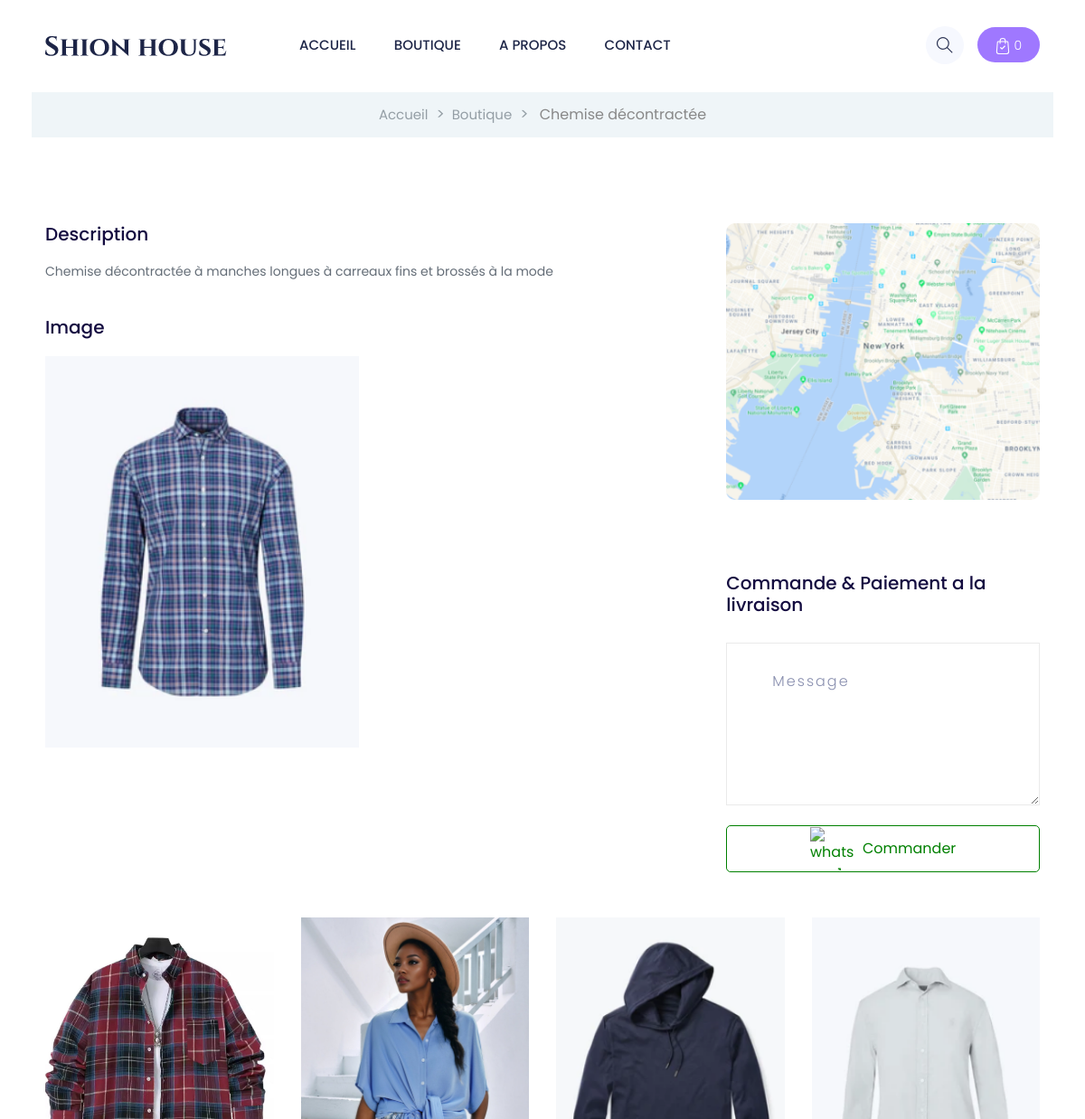
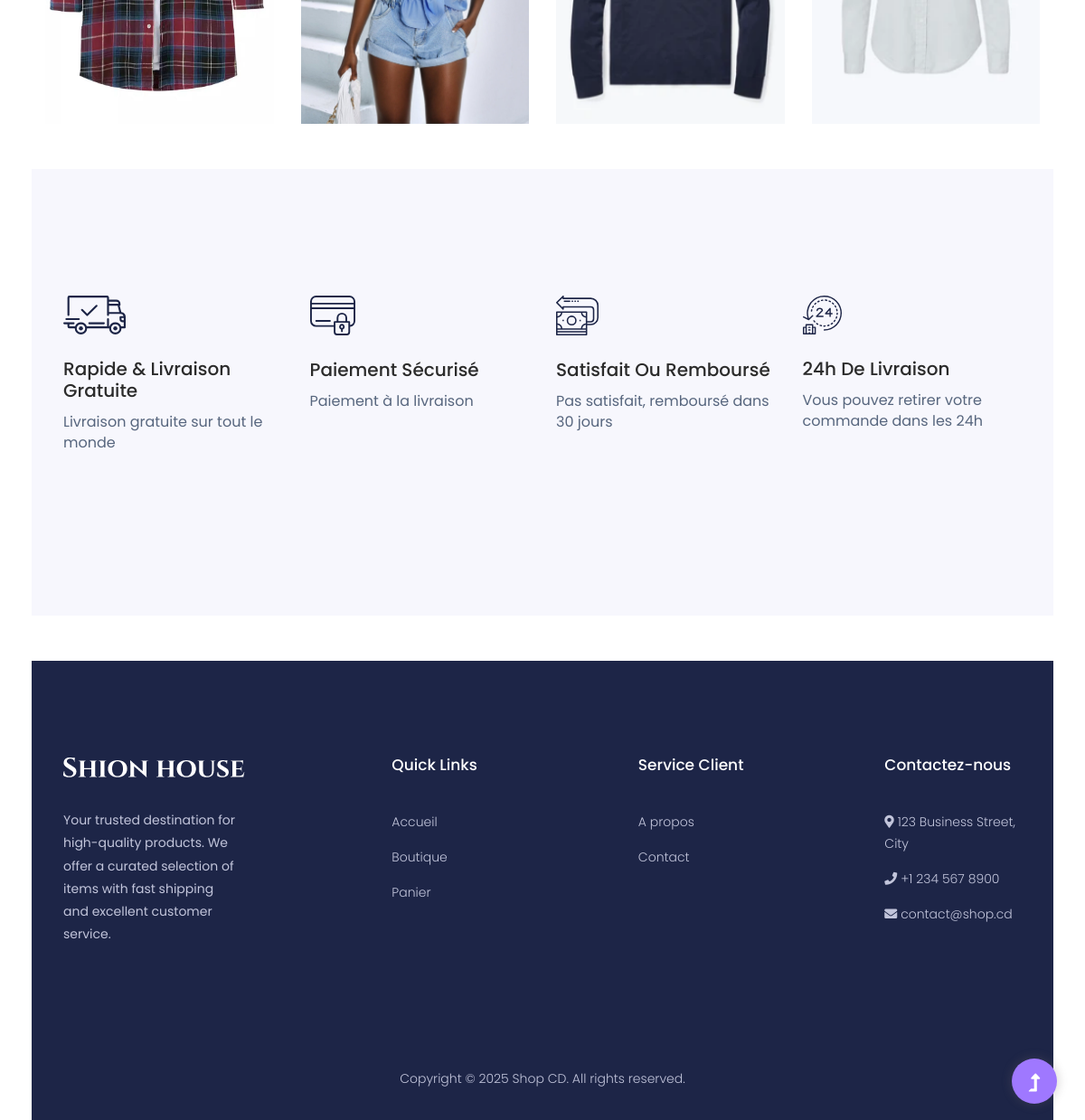
Screenshot of /shop/product/3/ with the database file from the repository (2 pictures, top to bottom).
### shop/models.py (models this page shows, shortened)
class Product(models.Model):
    name = models.CharField(max_length=100)
    price = models.IntegerField(validators=[
        MinValueValidator(100)
    ])
    image = models.ImageField(upload_to='mediafiles/', null=True)
    rate = models.IntegerField(validators=[
        MaxValueValidator(5),
        MinValueValidator(1)
    ])
    description = models.TextField()
    category = models.ForeignKey(Category, on_delete=models.SET_NULL, null=True)
    created_at = models.DateTimeField(auto_now_add=True)
    updated_at = models.DateTimeField(auto_now=True)
    class Meta:
        ordering = ['-created_at']

### shop/views.py (the view)
# urls.py: path('product/<int:pk>/', views.product, name='product'),
def product(request, pk):
    cart_count = UserCart.objects.filter(user=request.user).count() if request.user.is_authenticated else 0
    product = get_object_or_404(Product, pk=pk)
    one_month_ago = timezone.now() - timedelta(days=30)
    popular_items = Product.objects.annotate(
        vote_count=Count('popularityvote',
                         filter=Q(popularityvote__created_at__gte=one_month_ago))
    ).order_by('-vote_count')[:4]
    context = {
        'cart_count': cart_count,
        'product': product,
        'popular_items': popular_items
    }
    return render(request, 'shop/product.html', context=context)

### shop/models.py (called while the page is built)
    def __str__(self):
        return self.name

### shop/templates/shop/product.html (shortened to what this page needs)
<!DOCTYPE html>
<html class="no-js" lang="fr">
  <head>
    {% include "home/styles/base.html" %}
  </head>
  <body class="full-wrapper">
    {% include "home/components/preloader.html" %}
    {% include "home/components/header.html" %}
    <main class="mb-50">
        {% include "shop/components/breadcrumbs_detail.html" with product=product %}
        {% include "shop/components/detail.html" with product=product %}
        {% include "home/components/popular_items.html" %}
        {% include "home/components/services_area.html" %}
    </main>
    {% include "home/components/footer.html" %}
  </body>
</html>

### shop/templates/shop/components/breadcrumbs_detail.html
<div class="page-notification">
    <div class="container">
      <div class="row">
        <div class="col-lg-12">
          <nav aria-label="breadcrumb">
            <ol class="breadcrumb justify-content-center">
              <li class="breadcrumb-item">
                <a href="{% url 'home:index' %}">Accueil</a>
              </li>
              <li class="breadcrumb-item"><a href="{% url 'shop:index' %}">Boutique</a></li>
              <li class="breadcrumb-item active" aria-current="page">
                {{ product.name }}
              </li>
            </ol>
          </nav>
        </div>
      </div>
    </div>
  </div>

### shop/templates/shop/components/detail.html (shortened to what this page needs)
<div class="directory-details pt-padding">
  <div class="container">
    <div class="row">
      <div class="col-lg-8">
        <div class="small-tittle mb-20">
          <h2>Description</h2>
        </div>
        <div class="directory-cap mb-40">
          <p>{{ product.description }}</p>
        </div>
        <div class="small-tittle mb-20">
          <h2>Image</h2>
        </div>
        <div class="gallery-img">
          <div class="row">
            <div class="col-lg-6">
              <img src="{{ product.image.url }}" class="mb-30" alt="" />
            </div>
          </div>
        </div>
      </div>
      <div class="col-lg-4">
        <div class="map">
          <img src="assets/img/gallery/map.png" alt="" />
        </div>
        <div class="form-wrapper pt-80">
          <div class="row">
            <div class="col-xl-12">
              <div class="small-tittle mb-30">
                <h2>Commande & Paiement a la livraison</h2>
              </div>
            </div>
          </div>
          <form id="contact-form" action=" https://api.whatsapp.com/send" method="GET" target="_blank">
            <div class="row">
              <div class="col-lg-12">
                <div class="form-box message-icon mb-15">
                  <textarea
                    name="text"
                    id="message"
                    placeholder="Message"
                  ></textarea>
                </div>
                <div class="submit-info">
                  <button type="submit" class="submit-btn" type="submit" style="display: flex; align-items: center;justify-content: center;border: 1px solid green;width: 100%;color: green;background-color: white;border-radius: 5px;cursor: pointer;">
                    <img
                      width="48"
                      height="48"
                      src="https://img.icons8.com/color/48/whatsapp--v1.png"
                      alt="whatsapp--v1"
                      style="margin-right: 10px"
                    />
                    Commander
                  </button>
                </div>
              </div>
            </div>
          </form>
        </div>
      </div>
    </div>
  </div>
</div>

### home/templates/home/components/popular_items.html (shortened to what this page needs)
{% load static %}
<div class="popular-items pt-50">
  <div class="container-fluid">
    <div class="row">
      {% for item in popular_items %}
      <div class="col-lg-3 col-md-6 col-sm-6">
        <div
          class="single-popular-items mb-50 text-center wow fadeInUp"
          data-wow-duration="1s"
          data-wow-delay=".1s"
        >
          <div class="popular-img">
            <img src="{{ item.image.url }}" height="360px" style="object-fit: cover" alt="" />
          </div>
        </div>
      </div>
      {% endfor %}
    </div>
  </div>
</div>

### rows the page displays
Product: name "Chemise décontractée", description "Chemise décontractée à manches longues à carreaux fins et brossés à la mode", image (picture)
Product: image (picture)
Product: image (picture)
Product: image (picture)
Product: image (picture)

### other values shown
{{ cart_count }} "0"
